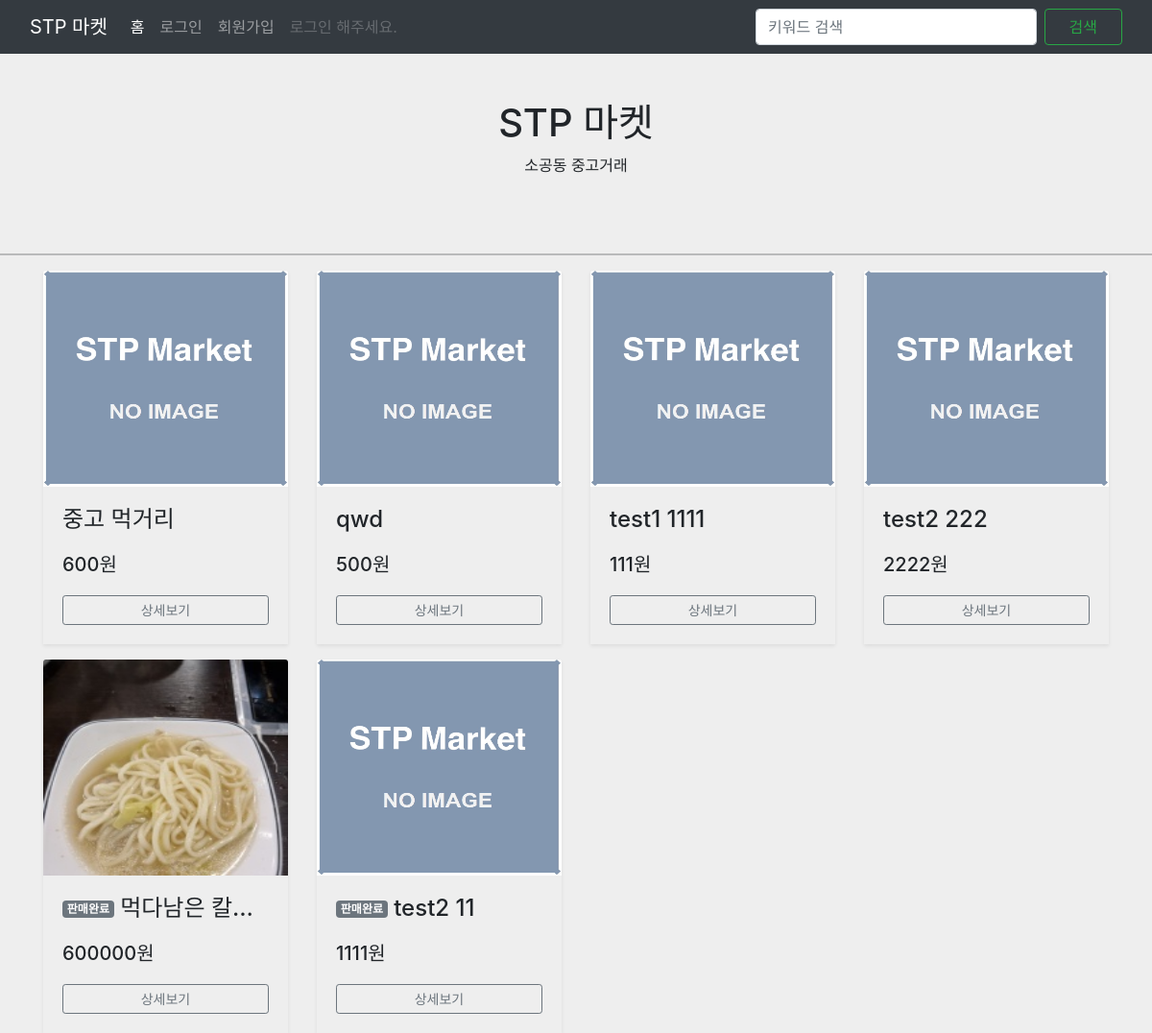
The page / on the database its author committed.
### model.py (models this page shows)
class Product(db.Model):
    id = db.Column(db.Integer, primary_key=True)
    price = db.Column(db.Integer, nullable=False)
    keyword = db.Column(db.String(50), nullable=False)
    description = db.Column(db.String(500), nullable=False)
    create_date = db.Column(db.String(20), nullable=False)
    is_sold = db.Column(db.Integer, default=0)
    user_id = db.Column(db.String(50), db.ForeignKey("user.userid", ondelete="CASCADE"), nullable=False)
    images = db.relationship('Image', backref="product")

class Image(db.Model):
    id = db.Column(db.Integer, primary_key=True)
    file_path = db.Column(db.String, nullable=False)
    product_id = db.Column(db.Integer, db.ForeignKey("product.id", ondelete="CASCADE"), nullable=False)

### main.py (the view)
@app.route('/')
def index():
    products = Product.query.order_by(Product.is_sold, Product.id.desc()).all()
    return render_template('index.html', products=products)

### templates/index.html (shortened to what this page needs)
{% extends 'layout.html' %}
{% block content %}
<div class="p-5 text-center mb-0" stlye="background-color: #EEE;">
  <h1>STP 마켓</h1>
  <p>소공동 중고거래</p>
</div>
<hr>
{% if products|length == 0 %}
<h4 color="#898e96" align="center">등록된 상품이 없습니다.</h4>
{% else %}
<div class="container">
  <div class="row row-cols-1 row-cols-sm-2 row-cols-md-3 row-cols-xl-4 g-3">
    {% for product in products %}
    <div class="col">
      <div class="shadow-sm">
        {% if product.images|length == 0 %}
        <img class="bd-placeholder-img card-img-top" width="100%" height="225px"  alt="static/image/usericon.png" src="static/image/no_image.jpg"  preserveAspectRatio="xMidYMid slice" focusable="false">
        {% else %}
        <img class="bd-placeholder-img card-img-top" width="100%" height="225px"  alt="static/image/usericon.png" src="{{ product.images[0].file_path }}"  preserveAspectRatio="xMidYMid slice" focusable="false">
      {% endif %}
        <div class="card-body">
          <h4 class="product-title" style="word-break: inherit;">
            {% if product.is_sold == 1 %}
            <span class="badge bg-secondary" style="vertical-align: middle; font-size: 50%;">판매완료</span>
            {% endif %}
            {{ product.keyword }}
          </h4>
          <h5 class="product-price" style="margin: 20px 0; overflow:hidden;">{{ product.price }}원</h5>
          <div class="d-flex justify-content-between align-items-center">
            <div class="btn-group" style="width:100%;">
              <a href="{{ url_for('detail', id=product.id) }}" type="button" style="display:block; width:100%;">
                <button type="button" class="btn btn-sm btn-outline-secondary" style="width: 100%;">상세보기</button>
              </a>
            </div>
          </div>
        </div>
      </div>
    </div>
    {% endfor %}
  </div>
</div>
{% endif %}
{% endblock %}

### templates/layout.html (shortened to what this page needs)
<!DOCTYPE html>
<html lang="en">
<head>
<link href="https://cdn.jsdelivr.net/npm/bootstrap@5.1.3/dist/css/bootstrap.min.css" rel="stylesheet">
<link rel="stylesheet" href="https://cdn.jsdelivr.net/npm/bootstrap@4.6.1/dist/css/bootstrap.min.css">
</head>
<body>
<header>
  <nav class="navbar navbar-expand-lg navbar-dark bg-dark">
      <div class="container-fluid">
          <a class="navbar-brand" href="/">STP 마켓</a>
          <div class="collapse navbar-collapse" id="navbarSupportedContent">
              <ul class="navbar-nav me-auto mb-2 mb-lg-0">
                  <li class="nav-item"><a class="nav-link active" aria-current="page" href="/">홈</a></li>
                  {% if session['userid'] %}
                  <li class="nav-item"><a class="nav-link" href="{{ url_for('write') }}">판매하기</a></li>
                  <li class="nav-item"><a class="nav-link" href="{{ url_for('account.mypage', userid=session['userid']) }}">마이페이지</a></li>
                  <li class="nav-item"><a class="nav-link" href="{{ url_for('account.logout') }}">로그아웃</a></li>
                  {% else %}
                  <li class="nav-item"><a class="nav-link" href="{{ url_for('account.login') }}">로그인</a></li>
                  <li class="nav-item"><a class="nav-link" href="{{ url_for('account.register') }}">회원가입</a></li>
                  {% endif %}
                  {% if session['userid'] %}
                  <li class="nav-item"><a class="nav-link disabled">{{ session['userid'] }}님 환영합니다.</a></li>
                  {% else %}
                  <li class="nav-item"><a class="nav-link disabled">로그인 해주세요.</a></li>
                  {% endif %}
              </ul>
              <form class="d-flex" action="/search">
                  <input class="form-control me-2" name="keyword" type="키워드 검색" placeholder="키워드 검색" aria-label="키워드 검색">
                  <button class="btn btn-outline-success" id="search-button" type="submit">검색</button>
              </form>
            </div>
      </div>
  </nav>
</header>
  {% block content %}
  {% endblock %}
</body>
</html>

### templates/layout.html (style rules this page uses)
* { box-sizing: border-box; }
body { background: #EEE; }
#search-button { width: 100px; }

### templates/index.html (style rules this page uses)
.product-title { white-space: nowrap; overflow: hidden; text-overflow: ellipsis; }
.btn { width:140px; }

### rows shown on the page
Product: keyword "중고 먹거리", price "600"
Product: keyword "qwd", price "500"
Product: keyword "test1 1111", price "111"
Product: keyword "test2 222", price "2222"
Product: file_path (picture), is_sold "판매완료", keyword "먹다남은 칼…", price "600000"
Product: is_sold "판매완료", keyword "test2 11", price "1111"
